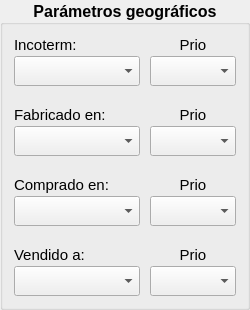
                <widget class="QGroupBox" name="groupGeographical">
                 <property name="sizePolicy">
                  <sizepolicy hsizetype="Minimum" vsizetype="Minimum">
                   <horstretch>0</horstretch>
                   <verstretch>0</verstretch>
                  </sizepolicy>
                 </property>
                 <property name="minimumSize">
                  <size>
                   <width>250</width>
                   <height>0</height>
                  </size>
                 </property>
                 <property name="font">
                  <font>
                   <pointsize>12</pointsize>
                   <weight>75</weight>
                   <bold>true</bold>
                  </font>
                 </property>
                 <property name="title">
                  <string>Parámetros geográficos</string>
                 </property>
                 <property name="alignment">
                  <set>Qt::AlignCenter</set>
                 </property>
                 <layout class="QVBoxLayout" name="verticalLayout_7">
                  <property name="spacing">
                   <number>20</number>
                  </property>
                  <item>
                   <layout class="QHBoxLayout" name="horizontalLayout_37" stretch="1,0">
                    <property name="spacing">
                     <number>10</number>
                    </property>
                    <item>
                     <layout class="QVBoxLayout" name="verticalLayout_23">
                      <property name="spacing">
                       <number>2</number>
                      </property>
                      <item>
                       <widget class="QLabel" name="labelIncoterm">
                        <property name="font">
                         <font>
                          <pointsize>11</pointsize>
                          <weight>50</weight>
                          <bold>false</bold>
                         </font>
                        </property>
                        <property name="text">
                         <string>Incoterm:</string>
                        </property>
                        <property name="alignment">
                         <set>Qt::AlignLeading|Qt::AlignLeft|Qt::AlignVCenter</set>
                        </property>
                       </widget>
                      </item>
                      <item>
                       <widget class="QComboBox" name="comboIncoterm">
                        <property name="minimumSize">
                         <size>
                          <width>0</width>
                          <height>30</height>
                         </size>
                        </property>
                        <property name="font">
                         <font>
                          <weight>50</weight>
                          <bold>false</bold>
                         </font>
                        </property>
                       </widget>
                      </item>
                     </layout>
                    </item>
                    <item>
                     <layout class="QVBoxLayout" name="verticalLayout_90">
                      <property name="spacing">
                       <number>2</number>
                      </property>
                      <item>
                       <widget class="QLabel" name="labelPrioIncoterm">
                        <property name="sizePolicy">
                         <sizepolicy hsizetype="Minimum" vsizetype="Minimum">
                          <horstretch>0</horstretch>
                          <verstretch>0</verstretch>
                         </sizepolicy>
                        </property>
                        <property name="font">
                         <font>
                          <pointsize>11</pointsize>
                          <weight>50</weight>
                          <bold>false</bold>
                         </font>
                        </property>
                        <property name="text">
                         <string>Prio</string>
                        </property>
                        <property name="alignment">
                         <set>Qt::AlignCenter</set>
                        </property>
                       </widget>
                      </item>
                      <item>
                       <widget class="QComboBox" name="comboPrioIncoterm">
                        <property name="sizePolicy">
                         <sizepolicy hsizetype="Minimum" vsizetype="Minimum">
                          <horstretch>0</horstretch>
                          <verstretch>0</verstretch>
                         </sizepolicy>
                        </property>
                        <property name="minimumSize">
                         <size>
                          <width>0</width>
                          <height>30</height>
                         </size>
                        </property>
                        <property name="font">
                         <font>
                          <weight>50</weight>
                          <bold>false</bold>
                         </font>
                        </property>
                       </widget>
                      </item>
                     </layout>
                    </item>
                   </layout>
                  </item>
                  <item>
                   <layout class="QHBoxLayout" name="horizontalLayout_38" stretch="1,0">
                    <property name="spacing">
                     <number>10</number>
                    </property>
                    <item>
                     <layout class="QVBoxLayout" name="verticalLayout_24">
                      <property name="spacing">
                       <number>2</number>
                      </property>
                      <item>
                       <widget class="QLabel" name="labelMadeIn">
                        <property name="font">
                         <font>
                          <pointsize>11</pointsize>
                          <weight>50</weight>
                          <bold>false</bold>
                         </font>
                        </property>
                        <property name="text">
                         <string>Fabricado en:</string>
                        </property>
                        <property name="alignment">
                         <set>Qt::AlignLeading|Qt::AlignLeft|Qt::AlignVCenter</set>
                        </property>
                       </widget>
                      </item>
                      <item>
                       <widget class="QComboBox" name="comboMadeIn">
                        <property name="minimumSize">
                         <size>
                          <width>0</width>
                          <height>30</height>
                         </size>
                        </property>
                        <property name="font">
                         <font>
                          <weight>50</weight>
                          <bold>false</bold>
                         </font>
                        </property>
                       </widget>
                      </item>
                     </layout>
                    </item>
                    <item>
                     <layout class="QVBoxLayout" name="verticalLayout_92">
                      <property name="spacing">
                       <number>2</number>
                      </property>
                      <item>
                       <widget class="QLabel" name="labelPrioMadeIn">
                        <property name="sizePolicy">
                         <sizepolicy hsizetype="Minimum" vsizetype="Minimum">
                          <horstretch>0</horstretch>
                          <verstretch>0</verstretch>
                         </sizepolicy>
                        </property>
                        <property name="font">
                         <font>
                          <pointsize>11</pointsize>
                          <weight>50</weight>
                          <bold>false</bold>
                         </font>
                        </property>
                        <property name="text">
                         <string>Prio</string>
                        </property>
                        <property name="alignment">
                         <set>Qt::AlignCenter</set>
                        </property>
                       </widget>
                      </item>
                      <item>
                       <widget class="QComboBox" name="comboPrioMadeIn">
                        <property name="sizePolicy">
                         <sizepolicy hsizetype="Minimum" vsizetype="Minimum">
                          <horstretch>0</horstretch>
                          <verstretch>0</verstretch>
                         </sizepolicy>
                        </property>
                        <property name="minimumSize">
                         <size>
                          <width>0</width>
                          <height>30</height>
                         </size>
                        </property>
                        <property name="font">
                         <font>
                          <weight>50</weight>
                          <bold>false</bold>
                         </font>
                        </property>
                       </widget>
                      </item>
                     </layout>
                    </item>
                   </layout>
                  </item>
                  <item>
                   <layout class="QHBoxLayout" name="horizontalLayout_39" stretch="1,0">
                    <property name="spacing">
                     <number>10</number>
                    </property>
                    <item>
                     <layout class="QVBoxLayout" name="verticalLayout_25">
                      <property name="spacing">
                       <number>2</number>
                      </property>
                      <item>
                       <widget class="QLabel" name="labelOrigin">
                        <property name="font">
                         <font>
                          <pointsize>11</pointsize>
                          <weight>50</weight>
                          <bold>false</bold>
                         </font>
                        </property>
                        <property name="text">
                         <string>Comprado en:</string>
                        </property>
                        <property name="alignment">
                         <set>Qt::AlignLeading|Qt::AlignLeft|Qt::AlignVCenter</set>
                        </property>
                       </widget>
                      </item>
                      <item>
                       <widget class="QComboBox" name="comboOrigin">
                        <property name="minimumSize">
                         <size>
                          <width>0</width>
                          <height>30</height>
                         </size>
                        </property>
                        <property name="font">
                         <font>
                          <weight>50</weight>
                          <bold>false</bold>
                         </font>
                        </property>
                       </widget>
                      </item>
                     </layout>
                    </item>
                    <item>
                     <layout class="QVBoxLayout" name="verticalLayout_93">
                      <property name="spacing">
                       <number>2</number>
                      </property>
                      <item>
                       <widget class="QLabel" name="labelPrioOrigin">
                        <property name="sizePolicy">
                         <sizepolicy hsizetype="Minimum" vsizetype="Minimum">
                          <horstretch>0</horstretch>
                          <verstretch>0</verstretch>
                         </sizepolicy>
                        </property>
                        <property name="font">
                         <font>
                          <pointsize>11</pointsize>
                          <weight>50</weight>
                          <bold>false</bold>
                         </font>
                        </property>
                        <property name="text">
                         <string>Prio</string>
                        </property>
                        <property name="alignment">
                         <set>Qt::AlignCenter</set>
                        </property>
                       </widget>
                      </item>
                      <item>
                       <widget class="QComboBox" name="comboPrioOrigin">
                        <property name="sizePolicy">
                         <sizepolicy hsizetype="Minimum" vsizetype="Minimum">
                          <horstretch>0</horstretch>
                          <verstretch>0</verstretch>
                         </sizepolicy>
                        </property>
                        <property name="minimumSize">
                         <size>
                          <width>0</width>
                          <height>30</height>
                         </size>
                        </property>
                        <property name="font">
                         <font>
                          <weight>50</weight>
                          <bold>false</bold>
                         </font>
                        </property>
                       </widget>
                      </item>
                     </layout>
                    </item>
                   </layout>
                  </item>
                  <item>
                   <layout class="QHBoxLayout" name="horizontalLayout_40" stretch="1,0">
                    <property name="spacing">
                     <number>10</number>
                    </property>
                    <item>
                     <layout class="QVBoxLayout" name="verticalLayout_26">
                      <property name="spacing">
                       <number>2</number>
                      </property>
                      <item>
                       <widget class="QLabel" name="labelDestination">
                        <property name="font">
                         <font>
                          <pointsize>11</pointsize>
                          <weight>50</weight>
                          <bold>false</bold>
                         </font>
                        </property>
                        <property name="text">
                         <string>Vendido a:</string>
                        </property>
                        <property name="alignment">
                         <set>Qt::AlignLeading|Qt::AlignLeft|Qt::AlignVCenter</set>
                        </property>
                       </widget>
                      </item>
                      <item>
                       <widget class="QComboBox" name="comboDestination">
                        <property name="minimumSize">
                         <size>
                          <width>0</width>
                          <height>30</height>
                         </size>
                        </property>
                        <property name="font">
                         <font>
                          <weight>50</weight>
                          <bold>false</bold>
                         </font>
                        </property>
                       </widget>
                      </item>
                     </layout>
                    </item>
                    <item>
                     <layout class="QVBoxLayout" name="verticalLayout_94">
                      <property name="spacing">
                       <number>2</number>
                      </property>
                      <item>
                       <widget class="QLabel" name="labelPrioDestination">
                        <property name="sizePolicy">
                         <sizepolicy hsizetype="Minimum" vsizetype="Minimum">
                          <horstretch>0</horstretch>
                          <verstretch>0</verstretch>
                         </sizepolicy>
                        </property>
                        <property name="font">
                         <font>
                          <pointsize>11</pointsize>
                          <weight>50</weight>
                          <bold>false</bold>
                         </font>
                        </property>
                        <property name="text">
                         <string>Prio</string>
                        </property>
                        <property name="alignment">
                         <set>Qt::AlignCenter</set>
                        </property>
                       </widget>
                      </item>
                      <item>
                       <widget class="QComboBox" name="comboPrioDestination">
                        <property name="sizePolicy">
                         <sizepolicy hsizetype="Minimum" vsizetype="Minimum">
                          <horstretch>0</horstretch>
                          <verstretch>0</verstretch>
                         </sizepolicy>
                        </property>
                        <property name="minimumSize">
                         <size>
                          <width>0</width>
                          <height>30</height>
                         </size>
                        </property>
                        <property name="font">
                         <font>
                          <weight>50</weight>
                          <bold>false</bold>
                         </font>
                        </property>
                       </widget>
                      </item>
                     </layout>
                    </item>
                   </layout>
                  </item>
                 </layout>
                </widget>
